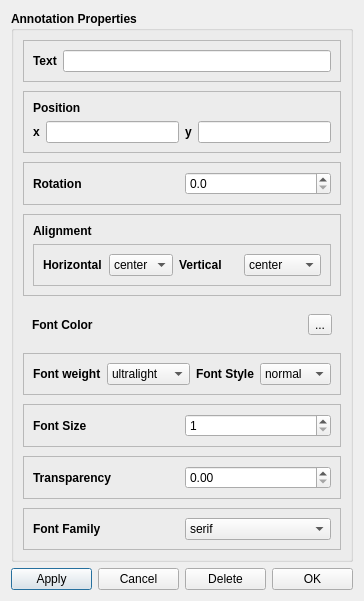
<?xml version="1.0" encoding="UTF-8"?>
<ui version="4.0">
 <class>Dialog</class>
 <widget class="QDialog" name="Dialog">
  <property name="geometry">
   <rect>
    <x>0</x>
    <y>0</y>
    <width>334</width>
    <height>567</height>
   </rect>
  </property>
  <property name="windowTitle">
   <string>View/Edit Annotation Settings</string>
  </property>
  <layout class="QVBoxLayout" name="verticalLayout">
   <item>
    <widget class="QGroupBox" name="groupBox_9">
     <property name="font">
      <font>
       <weight>75</weight>
       <bold>true</bold>
      </font>
     </property>
     <property name="title">
      <string>Annotation Properties</string>
     </property>
     <layout class="QVBoxLayout" name="verticalLayout_14">
      <property name="spacing">
       <number>9</number>
      </property>
      <property name="topMargin">
       <number>9</number>
      </property>
      <property name="bottomMargin">
       <number>9</number>
      </property>
      <item>
       <widget class="QFrame" name="frame">
        <property name="frameShape">
         <enum>QFrame::StyledPanel</enum>
        </property>
        <property name="frameShadow">
         <enum>QFrame::Raised</enum>
        </property>
        <layout class="QHBoxLayout" name="horizontalLayout">
         <item>
          <widget class="QLabel" name="label_11">
           <property name="text">
            <string>Text</string>
           </property>
          </widget>
         </item>
         <item>
          <widget class="QLineEdit" name="textLineEdit">
           <property name="font">
            <font>
             <weight>50</weight>
             <bold>false</bold>
            </font>
           </property>
          </widget>
         </item>
        </layout>
       </widget>
      </item>
      <item>
       <widget class="QFrame" name="frame_2">
        <property name="frameShape">
         <enum>QFrame::StyledPanel</enum>
        </property>
        <property name="frameShadow">
         <enum>QFrame::Raised</enum>
        </property>
        <layout class="QGridLayout" name="gridLayout">
         <item row="0" column="0" colspan="2">
          <widget class="QLabel" name="label">
           <property name="text">
            <string>Position</string>
           </property>
          </widget>
         </item>
         <item row="1" column="0">
          <widget class="QLabel" name="label_2">
           <property name="text">
            <string>x</string>
           </property>
          </widget>
         </item>
         <item row="1" column="1">
          <widget class="QLineEdit" name="xLineEdit"/>
         </item>
         <item row="1" column="2">
          <widget class="QLabel" name="label_3">
           <property name="text">
            <string>y</string>
           </property>
          </widget>
         </item>
         <item row="1" column="3">
          <widget class="QLineEdit" name="yLineEdit"/>
         </item>
        </layout>
       </widget>
      </item>
      <item>
       <widget class="QFrame" name="frame_7">
        <property name="frameShape">
         <enum>QFrame::StyledPanel</enum>
        </property>
        <property name="frameShadow">
         <enum>QFrame::Raised</enum>
        </property>
        <layout class="QHBoxLayout" name="horizontalLayout_21">
         <item>
          <widget class="QLabel" name="label_10">
           <property name="text">
            <string>Rotation</string>
           </property>
          </widget>
         </item>
         <item>
          <widget class="QDoubleSpinBox" name="rotationSpinBox">
           <property name="font">
            <font>
             <weight>50</weight>
             <bold>false</bold>
            </font>
           </property>
           <property name="decimals">
            <number>1</number>
           </property>
           <property name="maximum">
            <double>360.000000000000000</double>
           </property>
          </widget>
         </item>
        </layout>
       </widget>
      </item>
      <item>
       <widget class="QFrame" name="frame_8">
        <property name="frameShape">
         <enum>QFrame::StyledPanel</enum>
        </property>
        <property name="frameShadow">
         <enum>QFrame::Raised</enum>
        </property>
        <layout class="QVBoxLayout" name="verticalLayout_16">
         <item>
          <widget class="QLabel" name="label_12">
           <property name="text">
            <string>Alignment</string>
           </property>
          </widget>
         </item>
         <item>
          <widget class="QFrame" name="frame_9">
           <property name="frameShape">
            <enum>QFrame::StyledPanel</enum>
           </property>
           <property name="frameShadow">
            <enum>QFrame::Raised</enum>
           </property>
           <layout class="QHBoxLayout" name="horizontalLayout_22">
            <item>
             <widget class="QLabel" name="label_13">
              <property name="text">
               <string>Horizontal</string>
              </property>
             </widget>
            </item>
            <item>
             <widget class="QComboBox" name="hacomboBox">
              <property name="font">
               <font>
                <weight>50</weight>
                <bold>false</bold>
               </font>
              </property>
              <item>
               <property name="text">
                <string>center</string>
               </property>
              </item>
              <item>
               <property name="text">
                <string>right</string>
               </property>
              </item>
              <item>
               <property name="text">
                <string>left</string>
               </property>
              </item>
             </widget>
            </item>
            <item>
             <widget class="QLabel" name="label_14">
              <property name="text">
               <string>Vertical</string>
              </property>
             </widget>
            </item>
            <item>
             <widget class="QComboBox" name="vacomboBox">
              <property name="font">
               <font>
                <weight>50</weight>
                <bold>false</bold>
               </font>
              </property>
              <item>
               <property name="text">
                <string>center</string>
               </property>
              </item>
              <item>
               <property name="text">
                <string>top</string>
               </property>
              </item>
              <item>
               <property name="text">
                <string>bottom</string>
               </property>
              </item>
              <item>
               <property name="text">
                <string>baseline</string>
               </property>
              </item>
             </widget>
            </item>
           </layout>
          </widget>
         </item>
        </layout>
       </widget>
      </item>
      <item>
       <layout class="QHBoxLayout" name="horizontalLayout_23">
        <property name="spacing">
         <number>9</number>
        </property>
        <property name="leftMargin">
         <number>9</number>
        </property>
        <property name="topMargin">
         <number>9</number>
        </property>
        <property name="rightMargin">
         <number>9</number>
        </property>
        <property name="bottomMargin">
         <number>9</number>
        </property>
        <item>
         <widget class="QLabel" name="label_7">
          <property name="text">
           <string>Font Color</string>
          </property>
         </widget>
        </item>
        <item>
         <widget class="QLabel" name="labelFontColor">
          <property name="enabled">
           <bool>false</bool>
          </property>
          <property name="font">
           <font>
            <weight>50</weight>
            <bold>false</bold>
           </font>
          </property>
          <property name="text">
           <string/>
          </property>
         </widget>
        </item>
        <item>
         <widget class="QToolButton" name="pickFontColor">
          <property name="enabled">
           <bool>true</bool>
          </property>
          <property name="font">
           <font>
            <weight>50</weight>
            <bold>false</bold>
           </font>
          </property>
          <property name="text">
           <string>...</string>
          </property>
         </widget>
        </item>
       </layout>
      </item>
      <item>
       <widget class="QFrame" name="frame_11">
        <property name="frameShape">
         <enum>QFrame::StyledPanel</enum>
        </property>
        <property name="frameShadow">
         <enum>QFrame::Raised</enum>
        </property>
        <layout class="QHBoxLayout" name="horizontalLayout_26">
         <item>
          <widget class="QLabel" name="label_15">
           <property name="text">
            <string>Font weight</string>
           </property>
          </widget>
         </item>
         <item>
          <widget class="QComboBox" name="fontweightComboBox">
           <property name="font">
            <font>
             <weight>50</weight>
             <bold>false</bold>
            </font>
           </property>
           <item>
            <property name="text">
             <string>ultralight</string>
            </property>
           </item>
           <item>
            <property name="text">
             <string>light</string>
            </property>
           </item>
           <item>
            <property name="text">
             <string>normal</string>
            </property>
           </item>
           <item>
            <property name="text">
             <string>regular</string>
            </property>
           </item>
           <item>
            <property name="text">
             <string>book</string>
            </property>
           </item>
           <item>
            <property name="text">
             <string>medium</string>
            </property>
           </item>
           <item>
            <property name="text">
             <string>roman</string>
            </property>
           </item>
           <item>
            <property name="text">
             <string>semibold</string>
            </property>
           </item>
           <item>
            <property name="text">
             <string>demibold</string>
            </property>
           </item>
           <item>
            <property name="text">
             <string>demi</string>
            </property>
           </item>
           <item>
            <property name="text">
             <string>bold</string>
            </property>
           </item>
           <item>
            <property name="text">
             <string>heavy</string>
            </property>
           </item>
           <item>
            <property name="text">
             <string>extra bold</string>
            </property>
           </item>
           <item>
            <property name="text">
             <string>black</string>
            </property>
           </item>
          </widget>
         </item>
         <item>
          <widget class="QLabel" name="label_16">
           <property name="text">
            <string>Font Style</string>
           </property>
          </widget>
         </item>
         <item>
          <widget class="QComboBox" name="fontstyleComboBox">
           <property name="font">
            <font>
             <weight>50</weight>
             <bold>false</bold>
            </font>
           </property>
           <item>
            <property name="text">
             <string>normal</string>
            </property>
           </item>
           <item>
            <property name="text">
             <string>italic</string>
            </property>
           </item>
           <item>
            <property name="text">
             <string>oblique</string>
            </property>
           </item>
          </widget>
         </item>
        </layout>
       </widget>
      </item>
      <item>
       <widget class="QFrame" name="frame_12">
        <property name="frameShape">
         <enum>QFrame::StyledPanel</enum>
        </property>
        <property name="frameShadow">
         <enum>QFrame::Raised</enum>
        </property>
        <layout class="QHBoxLayout" name="horizontalLayout_27">
         <item>
          <widget class="QLabel" name="label_17">
           <property name="toolTip">
            <string>Legend font size</string>
           </property>
           <property name="text">
            <string>Font Size</string>
           </property>
          </widget>
         </item>
         <item>
          <widget class="QSpinBox" name="fontsizeannotationSpinBox">
           <property name="font">
            <font>
             <weight>50</weight>
             <bold>false</bold>
            </font>
           </property>
           <property name="minimum">
            <number>1</number>
           </property>
          </widget>
         </item>
        </layout>
       </widget>
      </item>
      <item>
       <widget class="QFrame" name="frame_13">
        <property name="frameShape">
         <enum>QFrame::StyledPanel</enum>
        </property>
        <property name="frameShadow">
         <enum>QFrame::Raised</enum>
        </property>
        <layout class="QHBoxLayout" name="horizontalLayout_28">
         <item>
          <widget class="QLabel" name="label_6">
           <property name="text">
            <string>Transparency</string>
           </property>
          </widget>
         </item>
         <item>
          <widget class="QDoubleSpinBox" name="framealphaannotationSpinBox">
           <property name="enabled">
            <bool>true</bool>
           </property>
           <property name="font">
            <font>
             <weight>50</weight>
             <bold>false</bold>
            </font>
           </property>
           <property name="maximum">
            <double>1.000000000000000</double>
           </property>
           <property name="singleStep">
            <double>0.050000000000000</double>
           </property>
          </widget>
         </item>
        </layout>
       </widget>
      </item>
      <item>
       <widget class="QFrame" name="frame_14">
        <property name="frameShape">
         <enum>QFrame::StyledPanel</enum>
        </property>
        <property name="frameShadow">
         <enum>QFrame::Raised</enum>
        </property>
        <layout class="QHBoxLayout" name="horizontalLayout_29">
         <item>
          <widget class="QLabel" name="label_18">
           <property name="text">
            <string>Font Family</string>
           </property>
          </widget>
         </item>
         <item>
          <widget class="QComboBox" name="fontfamilyComboBox">
           <property name="font">
            <font>
             <weight>50</weight>
             <bold>false</bold>
            </font>
           </property>
           <item>
            <property name="text">
             <string>serif</string>
            </property>
           </item>
           <item>
            <property name="text">
             <string>sans-serif</string>
            </property>
           </item>
           <item>
            <property name="text">
             <string>cursive</string>
            </property>
           </item>
           <item>
            <property name="text">
             <string>fantasy</string>
            </property>
           </item>
           <item>
            <property name="text">
             <string>monospace</string>
            </property>
           </item>
          </widget>
         </item>
        </layout>
       </widget>
      </item>
     </layout>
    </widget>
   </item>
   <item>
    <layout class="QHBoxLayout" name="horizontalLayout_2">
     <item>
      <widget class="QPushButton" name="pushApply">
       <property name="text">
        <string>Apply</string>
       </property>
      </widget>
     </item>
     <item>
      <widget class="QPushButton" name="pushCancel">
       <property name="text">
        <string>Cancel</string>
       </property>
      </widget>
     </item>
     <item>
      <widget class="QPushButton" name="pushDelete">
       <property name="text">
        <string>Delete</string>
       </property>
      </widget>
     </item>
     <item>
      <widget class="QPushButton" name="pushOK">
       <property name="text">
        <string>OK</string>
       </property>
      </widget>
     </item>
    </layout>
   </item>
  </layout>
 </widget>
 <resources/>
 <connections>
  <connection>
   <sender>pushOK</sender>
   <signal>clicked()</signal>
   <receiver>Dialog</receiver>
   <slot>accept()</slot>
   <hints>
    <hint type="sourcelabel">
     <x>286</x>
     <y>545</y>
    </hint>
    <hint type="destinationlabel">
     <x>166</x>
     <y>283</y>
    </hint>
   </hints>
  </connection>
  <connection>
   <sender>pushCancel</sender>
   <signal>clicked()</signal>
   <receiver>Dialog</receiver>
   <slot>reject()</slot>
   <hints>
    <hint type="sourcelabel">
     <x>126</x>
     <y>545</y>
    </hint>
    <hint type="destinationlabel">
     <x>166</x>
     <y>283</y>
    </hint>
   </hints>
  </connection>
 </connections>
</ui>
